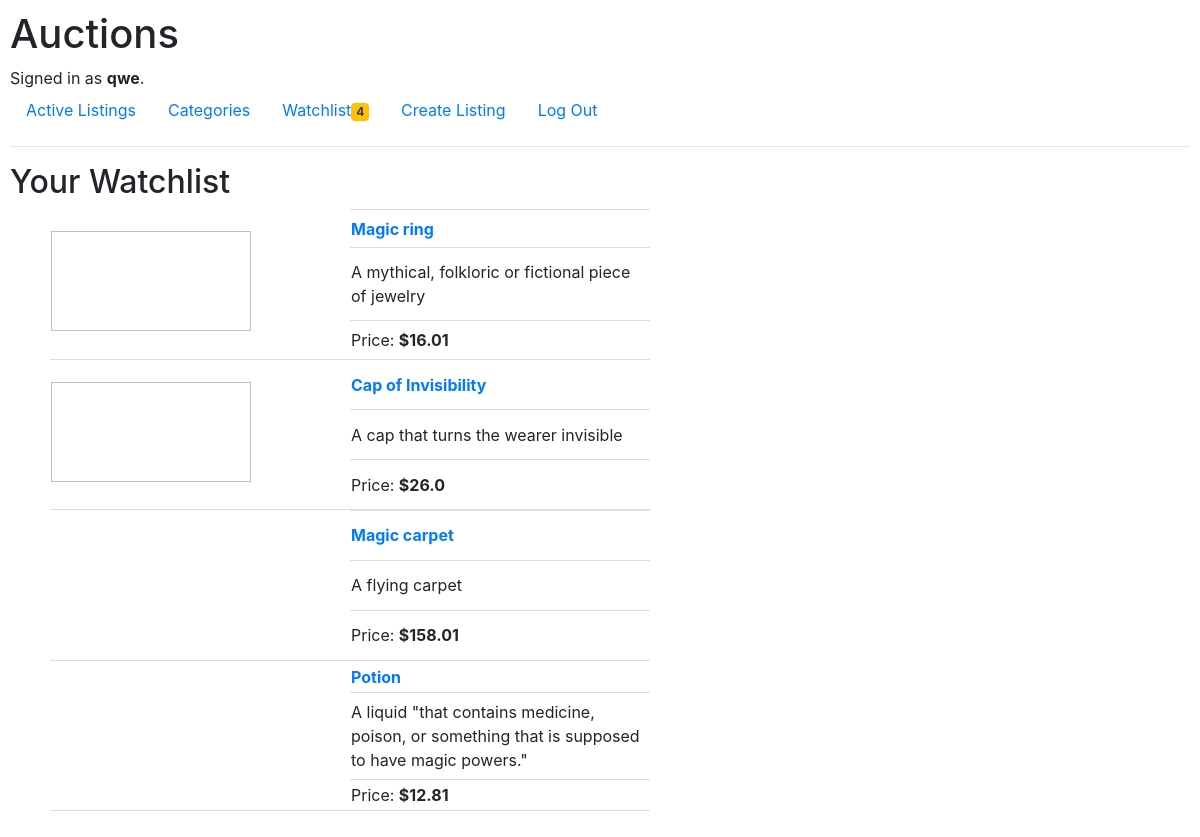
Page /watchlist (signed in) on the committed database.
### auctions/models.py (models this page shows, shortened)
class User(AbstractUser):
    pass

class Listing(models.Model):
    title = models.CharField(max_length=64)
    description = models.TextField()
    starting_bid = models.FloatField(default=0)
    image_url = models.URLField(blank=True)
    category = models.ForeignKey(Category, on_delete=models.CASCADE, blank=True, null=True, related_name="category")
    user = models.ForeignKey(User, on_delete=models.CASCADE, blank=True, null=True, related_name="seller")
    active = models.BooleanField(default=True)
    watchlist = models.ManyToManyField(User, blank=True, related_name="watchlist")
    time = models.DateTimeField(db_default=Now())

### auctions/views.py (the view)
# urls.py: path("watchlist", views.watchlist, name="watchlist"),
@login_required
def watchlist(request):
    count = len(request.user.watchlist.all())
    return render(request, "auctions/watchlist.html", {
        "watchlist": request.user.watchlist.all(),
        "count": count
    })

### auctions/templates/auctions/watchlist.html
{% extends "auctions/layout.html" %}
{% block body %}
    <h2>Your Watchlist</h2>
    <ul>
    {% for item in watchlist %}
    <table style="border-collapse: collapse;">
        <tr style="border-bottom: 1px solid #ddd;">
            <td rowspan="4" width="300px" height="150px">
                <embed type="image/jpg" src="{{ item.image_url }}" width="200" height="100">
            </td>
        </tr>
        <tr>
            <td width="300px"><b><a href="{% url 'listing' item.id %}">{{ item.title }}</a></b></td>
        </tr>
        <tr>
            <td width="300px">{{ item.description}}</td>
        </tr>
        <tr>
            <td width="300px">Price: <strong>${{ item.starting_bid}}</strong></td>
        </tr>
    </table>
    {% empty %}
    <br><br>
        <h4 style="color:chocolate">No listings in your watchlist</h4>
    {% endfor %}
{% endblock %}

### auctions/templates/auctions/layout.html (shortened to what this page needs)
{% load static %}
<!DOCTYPE html>
<html lang="en">
    <head>
        <link rel="stylesheet" href="https://stackpath.bootstrapcdn.com/bootstrap/4.4.1/css/bootstrap.min.css">
        <link href="{% static 'auctions/styles.css' %}" rel="stylesheet">
    </head>
    <body>
        <h1>Auctions</h1>
        <div>
            {% if user.is_authenticated %}
                Signed in as <strong>{{ user.username }}</strong>.
            {% else %}
                Not signed in.
            {% endif %}
        </div>
        <ul class="nav">
            <li class="nav-item">
                <a class="nav-link" href="{% url 'index' %}">Active Listings</a>
            </li>
            {% if user.is_authenticated %}
                <li class="nav-item">
                    <a class="nav-link" href="{% url 'categories' %}">Categories</a>
                </li>
                <li class="nav-item">
                        <a class="nav-link" href="{% url 'watchlist' %}">Watchlist<span class="badge bg-warning text-dark">{{ count }}</span></a>
                    </li>
                <li class="nav-item">
                    <a class="nav-link" href="{% url 'create' %}">Create Listing</a>
                </li>
                <li class="nav-item">
                    <a class="nav-link" href="{% url 'logout' %}">Log Out</a>
                </li>
            {% endif %}
        </ul>
        <hr>
        {% block body %}
        {% endblock %}
    </body>
</html>

### auctions/static/auctions/styles.css (style rules this page uses)
body { padding: 10px; }
tr { border-bottom: 1px solid #ddd; }

### rows in the picture
User: username "qwe"
Listing: title "Magic ring", description "A mythical, folkloric or fictional piece of jewelry", starting_bid "16.01"
Listing: title "Cap of Invisibility", description "A cap that turns the wearer invisible", starting_bid "26.0"
Listing: title "Magic carpet", description "A flying carpet", starting_bid "158.01"
Listing: title "Potion", description "A liquid \"that contains medicine, poison, or something that is supposed to have magic powers.\"", starting_bid "12.81"

### other values in the picture
{{ count }} "4"
